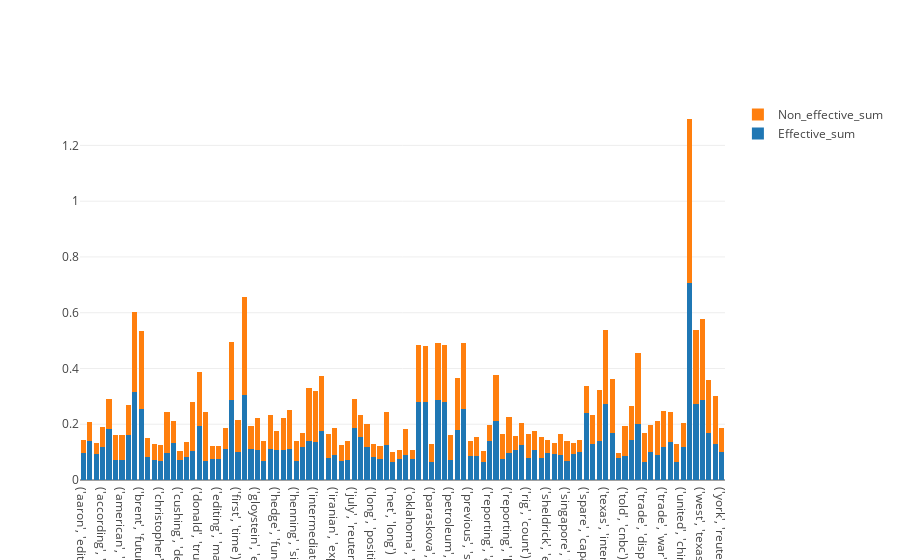

Notebook cell for this chart:
### Markdown cell above
### 2. Visualize Train Data

### Code cell
effective_vs = train_df.loc[train_df.tags==1]
non_effective_vs = train_df.loc[train_df.tags!=1]
pairwise_dictionary = list(test_df.columns[1:-1])
trace1 = go.Bar(
    x=pairwise_dictionary,
    y=[ i/len(effective_vs) for i in list(effective_vs.sum()[1:-1].values)],
    name='Effective_sum'
)
trace2 = go.Bar(
    x=pairwise_dictionary,
    y=[ i/len(non_effective_vs) for i in list(non_effective_vs.sum()[1:-1].values)],
    name='Non_effective_sum'
)

data = [trace1, trace2]
layout = go.Layout(
    barmode='stack'
)

fig = go.Figure(data=data, layout=layout)
iplot(fig, filename='stacked-bar')

### Figure 1 — Plotly figure (JSON) as saved in the notebook; plotly's stock layout.template omitted (floating-point values rounded to 4 significant figures)
{"data": [{"name": "Effective_sum", "type": "bar", "x": ["('aaron', 'editing')", "('aaron', 'sheldrick')", "('aaron', 'tokyo')", "('according', 'data')", "('additional', 'reporting')", "('american', 'institute')", "('american', 'petroleum')", "('benchmark', 'brent')", "('brent', 'cents')", "('brent', 'futures')", "('brent', 'rose')", "('christopher', 'johnson')", "('christopher', 'london')", "('click', 'enlarge')", "('countries', 'russia')", "('cushing', 'delivery')", "('cushing', 'oklahoma')", "('data', 'showed')", "('donald', 'trump')", "('economic', 'growth')", "('editing', 'choy')", "('editing', 'marguerita')", "('edt', 'gmt')", "('exporting', 'countries')", "('first', 'time')", "('futures', 'cents')", "('futures', 'rose')", "('gloystein', 'editing')", "('gloystein', 'singapore')", "('gmt', 'cents')", "('hedge', 'funds')", "('henning', 'editing')", "('henning', 'gloystein')", "('henning', 'singapore')", "('including', 'russia')", "('information', 'administration')", "('intermediate', 'futures')", "('intermediate', 'wti')", "('inventories', 'fell')", "('iranian', 'exports')", "('johnson', 'london')", "('joseph', 'radford')", "('july', 'reuters')", "('june', 'reuters')", "('london', 'reuters')", "('long', 'positions')", "('marguerita', 'choy')", "('middle', 'east')", "('net', 'long')", "('next', 'month')", "('nuclear', 'deal')", "('oklahoma', 'delivery')", "('organization', 'exporting')", "('organization', 'petroleum')", "('paraskova', 'reads')", "('petroleum', 'countries')", "('petroleum', 'exporting')", "('petroleum', 'institute')", "('president', 'donald')", "('president', 'trump')", "('previous', 'session')", "('producers', 'russia')", "('record', 'high')", "('reporting', 'aaron')", "('reporting', 'editing')", "('reporting', 'gloystein')", "('reporting', 'henning')", "('reporting', 'sheldrick')", "('reuters', 'rose')", "('rig', 'count')", "('rose', 'cents')", "('second', 'half')", "('sheldrick', 'editing')", "('sheldrick', 'tokyo')", "('singapore', 'editing')", "('singapore', 'reuters')", "('sources', 'reuters')", "('sources', 'told')", "('spare', 'capacity')", "('states', 'china')", "('texas', 'futures')", "('texas', 'intermediate')", "('texas', 'wti')", "('third', 'quarter')", "('told', 'cnbc')", "('told', 'reuters')", "('top', 'reads')", "('trade', 'dispute')", "('trade', 'tensions')", "('trade', 'united')", "('trade', 'war')", "('trump', 'administration')", "('tsvetana', 'reads')", "('united', 'china')", "('united', 'states')", "('west', 'intermediate')", "('west', 'texas')", "('west', 'wti')", "('wti', 'futures')", "('york', 'reuters')"], "y": [0.09735, 0.1394, 0.09292, 0.1173, 0.1814, 0.07301, 0.07301, 0.1615, 0.3164, 0.2544, 0.08407, 0.0708, 0.06858, 0.09513, 0.1327, 0.0708, 0.08407, 0.104, 0.1947, 0.06858, 0.07522, 0.07522, 0.1106, 0.2876, 0.09956, 0.3031, 0.1128, 0.1062, 0.06858, 0.1128, 0.1084, 0.1062, 0.1106, 0.06858, 0.1173, 0.1416, 0.1372, 0.1748, 0.07743, 0.0885, 0.06858, 0.07301, 0.1858, 0.1549, 0.1173, 0.08186, 0.07522, 0.1239, 0.06637, 0.07522, 0.0885, 0.07522, 0.281, 0.281, 0.06416, 0.2876, 0.281, 0.07301, 0.1792, 0.2544, 0.08628, 0.08628, 0.06637, 0.1394, 0.2102, 0.07522, 0.09735, 0.1062, 0.1261, 0.07743, 0.1062, 0.07965, 0.09735, 0.09292, 0.09071, 0.06858, 0.09292, 0.09956, 0.2389, 0.1283, 0.1394, 0.2721, 0.1704, 0.07743, 0.08628, 0.1438, 0.1991, 0.06637, 0.1018, 0.09071, 0.1173, 0.1372, 0.06416, 0.1195, 0.7058, 0.2721, 0.2876, 0.1681, 0.1305, 0.1018]}, {"name": "Non_effective_sum", "type": "bar", "x": ["('aaron', 'editing')", "('aaron', 'sheldrick')", "('aaron', 'tokyo')", "('according', 'data')", "('additional', 'reporting')", "('american', 'institute')", "('american', 'petroleum')", "('benchmark', 'brent')", "('brent', 'cents')", "('brent', 'futures')", "('brent', 'rose')", "('christopher', 'johnson')", "('christopher', 'london')", "('click', 'enlarge')", "('countries', 'russia')", "('cushing', 'delivery')", "('cushing', 'oklahoma')", "('data', 'showed')", "('donald', 'trump')", "('economic', 'growth')", "('editing', 'choy')", "('editing', 'marguerita')", "('edt', 'gmt')", "('exporting', 'countries')", "('first', 'time')", "('futures', 'cents')", "('futures', 'rose')", "('gloystein', 'editing')", "('gloystein', 'singapore')", "('gmt', 'cents')", "('hedge', 'funds')", "('henning', 'editing')", "('henning', 'gloystein')", "('henning', 'singapore')", "('including', 'russia')", "('information', 'administration')", "('intermediate', 'futures')", "('intermediate', 'wti')", "('inventories', 'fell')", "('iranian', 'exports')", "('johnson', 'london')", "('joseph', 'radford')", "('july', 'reuters')", "('june', 'reuters')", "('london', 'reuters')", "('long', 'positions')", "('marguerita', 'choy')", "('middle', 'east')", "('net', 'long')", "('next', 'month')", "('nuclear', 'deal')", "('oklahoma', 'delivery')", "('organization', 'exporting')", "('organization', 'petroleum')", "('paraskova', 'reads')", "('petroleum', 'countries')", "('petroleum', 'exporting')", "('petroleum', 'institute')", "('president', 'donald')", "('president', 'trump')", "('previous', 'session')", "('producers', 'russia')", "('record', 'high')", "('reporting', 'aaron')", "('reporting', 'editing')", "('reporting', 'gloystein')", "('reporting', 'henning')", "('reporting', 'sheldrick')", "('reuters', 'rose')", "('rig', 'count')", "('rose', 'cents')", "('second', 'half')", "('sheldrick', 'editing')", "('sheldrick', 'tokyo')", "('singapore', 'editing')", "('singapore', 'reuters')", "('sources', 'reuters')", "('sources', 'told')", "('spare', 'capacity')", "('states', 'china')", "('texas', 'futures')", "('texas', 'intermediate')", "('texas', 'wti')", "('third', 'quarter')", "('told', 'cnbc')", "('told', 'reuters')", "('top', 'reads')", "('trade', 'dispute')", "('trade', 'tensions')", "('trade', 'united')", "('trade', 'war')", "('trump', 'administration')", "('tsvetana', 'reads')", "('united', 'china')", "('united', 'states')", "('west', 'intermediate')", "('west', 'texas')", "('west', 'wti')", "('wti', 'futures')", "('york', 'reuters')"], "y": [0.04466, 0.06964, 0.04147, 0.07124, 0.1095, 0.08878, 0.08931, 0.1085, 0.2865, 0.2791, 0.06539, 0.05901, 0.05848, 0.1489, 0.07815, 0.03296, 0.05104, 0.1744, 0.1925, 0.1749, 0.04519, 0.04519, 0.07443, 0.2089, 0.1143, 0.353, 0.0824, 0.1159, 0.07018, 0.1207, 0.06752, 0.1164, 0.1409, 0.07283, 0.05104, 0.1898, 0.1834, 0.1978, 0.08878, 0.09835, 0.05848, 0.06805, 0.1047, 0.07921, 0.08506, 0.04732, 0.04519, 0.1186, 0.03562, 0.03243, 0.09516, 0.03137, 0.202, 0.2004, 0.06433, 0.2036, 0.202, 0.08878, 0.1855, 0.2366, 0.05476, 0.06752, 0.03934, 0.05742, 0.1675, 0.08985, 0.1276, 0.05051, 0.07921, 0.08825, 0.06911, 0.07337, 0.04625, 0.04147, 0.0739, 0.07071, 0.04147, 0.04253, 0.09888, 0.1037, 0.1845, 0.2653, 0.1919, 0.01914, 0.109, 0.1212, 0.2573, 0.1021, 0.0941, 0.1217, 0.1308, 0.1079, 0.06433, 0.08612, 0.589, 0.2642, 0.2887, 0.1898, 0.1707, 0.08559]}], "layout": {"barmode": "stack"}}
